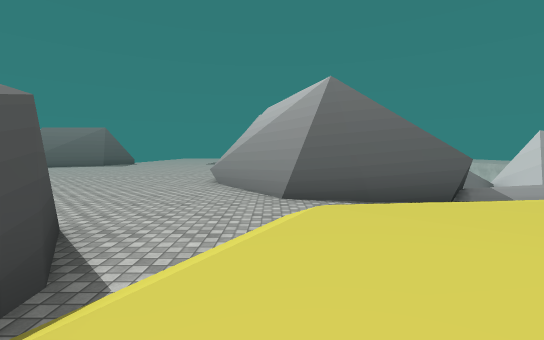
view 1 (above)

16 first-person views from a walk through a scene from a Unity 3-D project. The camera is 1.3 m above the floor, tilts 4° down and sees 90° across. The floor is counted in squares, 2 m on a side. Each view is taken from the middle of a square. On the plan, view 1 faces up. The plan holds only what a view shows up to about 9 squares ahead; the rest is blank. The place goes on beyond the plan. The player character is not drawn. Some animated figures are left out. Some surface patterns are stand-ins.

view 2
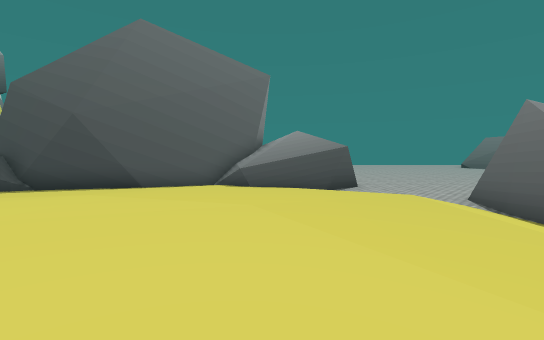

view 3
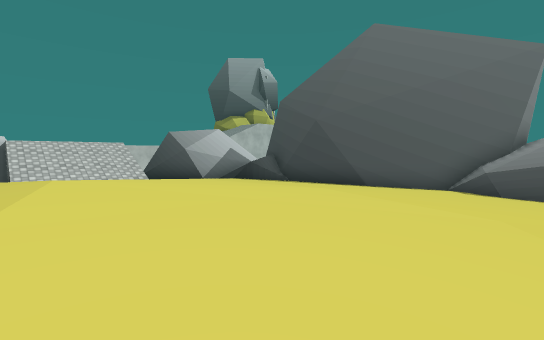

view 4
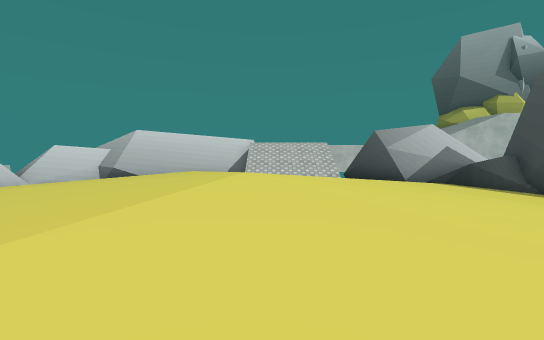

view 5
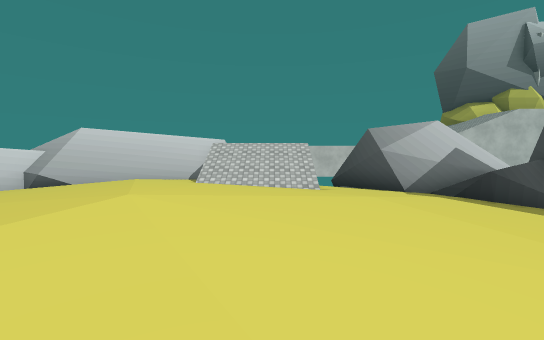

view 6
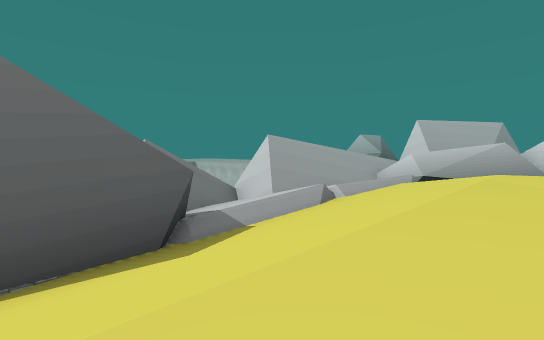

view 7
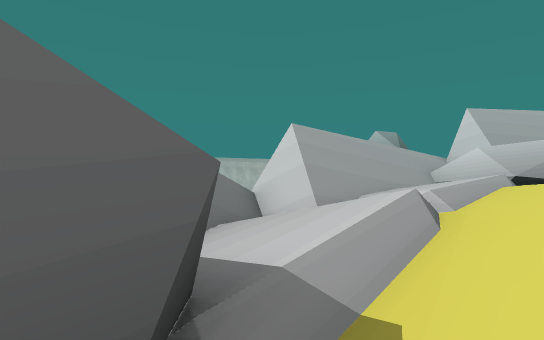

view 8
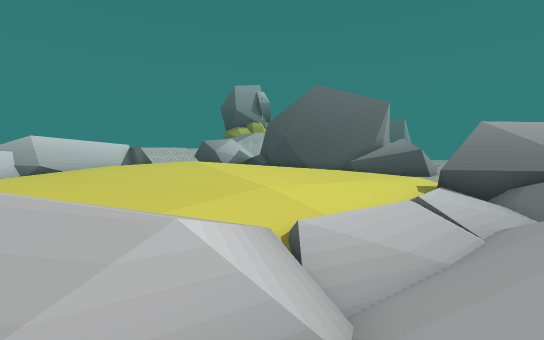

view 9
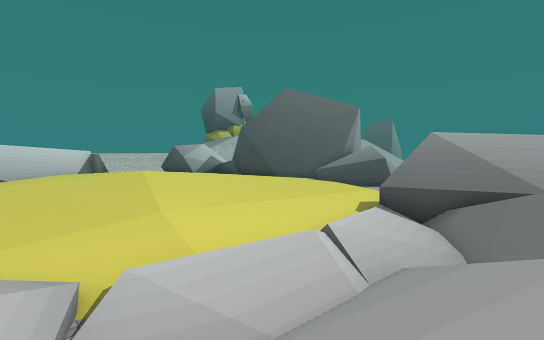

view 10
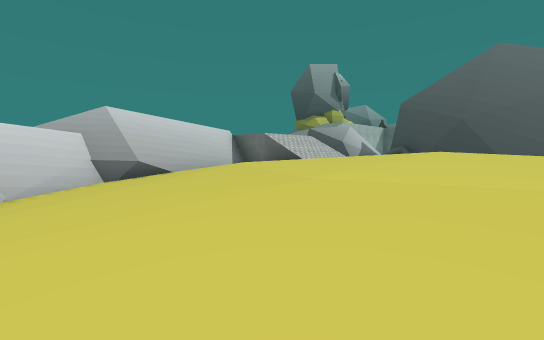

view 11
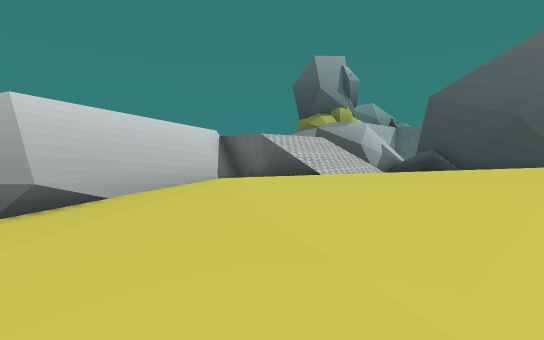

view 12
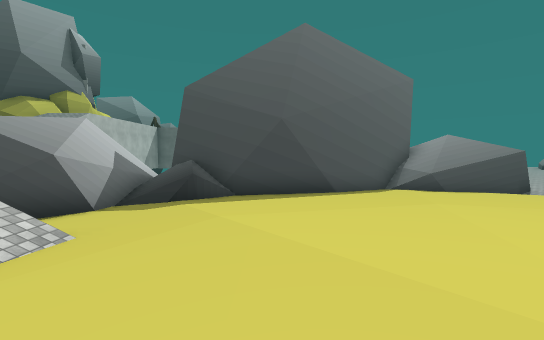

view 13
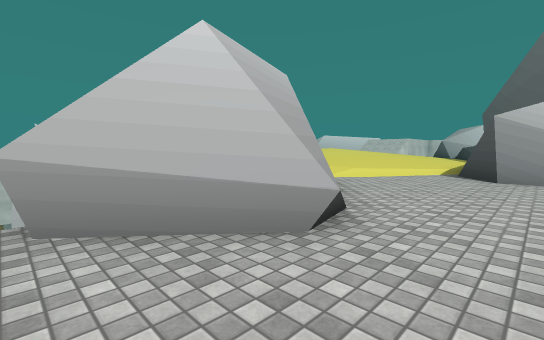

view 14
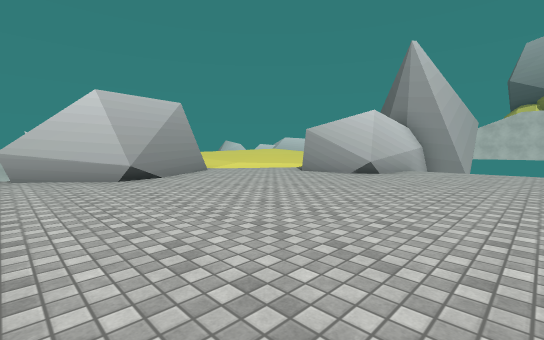

view 15
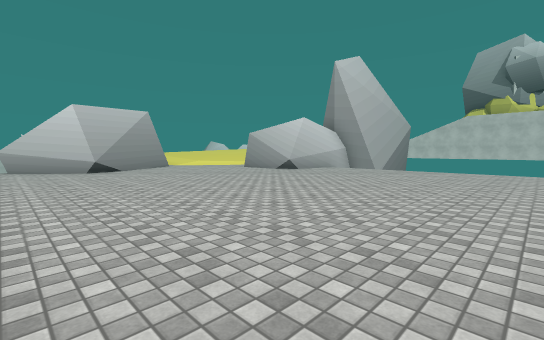

view 16
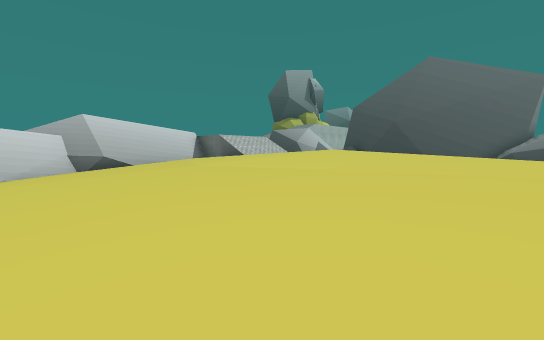

### Floor plan
Key: @ floor where view 1 was taken; # wall or solid block; x gap in a wall; . main floor; - floor 0.25 m lower than the main floor; : floor 0.5 m higher than the main floor; + floor 1 m higher than the main floor; * floor 1.25 m higher than the main floor; % floor 1.75 m higher than the main floor; & floor 3 m higher than the main floor; / step, stairs or slope; = window, fence, low wall or low ledge; ^ raised ledge; v drop or lower ground.
Columns run from 11 left of view 1 to 14 right of it. Each row starts with its distance up from view 1.
 10 ...........x        v
  9 ..........##   vvvvvvv
  8 ..........## #^///#////v
  7 ..........####^///x//////
  6 ...........####/.//..-///
  5 ............###:://::////
  4 .............::::::::////
  3 .......###./:::::++++:://
  2 .......# #.::::++++**+::/
  1 ......## #::::+++****+::
  0       ## #:@:+++*****++:::
 -1      #####:::++******++:::
 -2         #::::+********+:::
 -3         ##:::+********+:::
 -4          #:::+***%%***++::
 -5          ##::+***%%***++::
 -6           #::++*******++::
 -7           #:::+*******+:::
 -8          ###:::++****++:::
 -9          #%=:::///#**+:::^
-10          ####::///v++:^^^#
-11             ## /&&#/#####
-12                   ###
-13                   &^

Positions as (right, up) in squares from view 1, and headings:
1: (0, 0), facing up
2: (7, 0), facing left
3: (7, 0), facing down-left
4: (6, 0), facing down
5: (5, -2), facing down
6: (2, 2), facing up-right
7: (3, 4), facing up-right
8: (13, 7), facing down-left
9: (11, 8), facing down-left
10: (14, -3), facing down-left
11: (12, -5), facing down-left
12: (7, -6), facing left
13: (-3, 10), facing down-right
14: (-8, 10), facing down-right
15: (-11, 10), facing down-right
16: (14, 0), facing down-left
